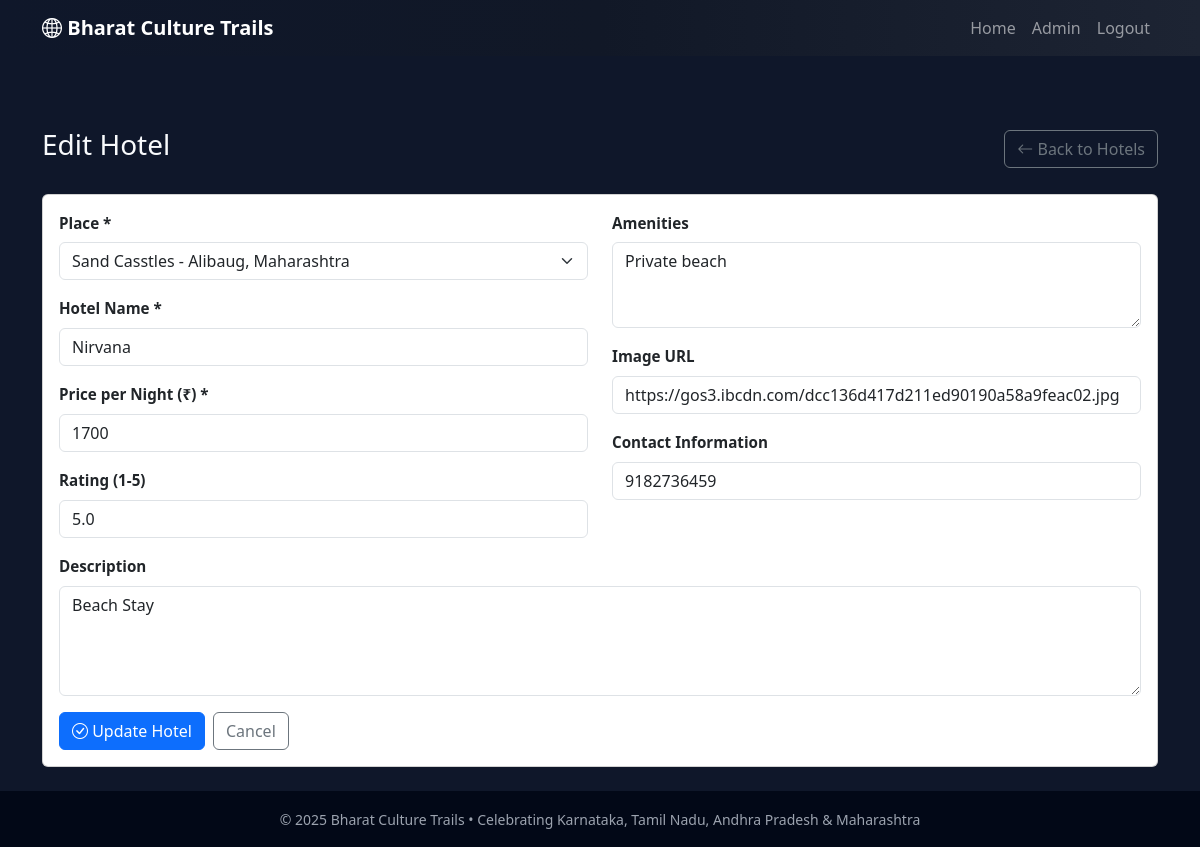
Screenshot of /admin/hotels/9/edit (signed in) with the database file from the repository.
### app.py (models this page shows)
class Hotel(db.Model):
    id = db.Column(db.Integer, primary_key=True)
    place_id = db.Column(db.Integer, db.ForeignKey('place.id'), nullable=False)
    place = db.relationship('Place', backref=db.backref('hotels', lazy=True))
    name = db.Column(db.String(120), nullable=False)
    description = db.Column(db.Text, nullable=True)
    price_per_night = db.Column(db.Float, nullable=False, default=0.0)
    rating = db.Column(db.Float, nullable=True)  # 1-5 stars
    amenities = db.Column(db.String(300), nullable=True)  # comma separated
    image_url = db.Column(db.String(300), nullable=True)
    contact_info = db.Column(db.String(200), nullable=True)
    created_at = db.Column(db.DateTime, default=datetime.utcnow)

class Place(db.Model):
    id = db.Column(db.Integer, primary_key=True)
    name = db.Column(db.String(120), nullable=False)
    state = db.Column(db.String(50), nullable=False)  # Karnataka, Tamil Nadu, etc.
    city = db.Column(db.String(80), nullable=True)
    short_intro = db.Column(db.String(200), nullable=False)
    description = db.Column(db.Text, nullable=False)
    culture_description = db.Column(db.Text, nullable=False)
    image_url = db.Column(db.String(300), nullable=True)
    video_url = db.Column(db.String(300), nullable=True)
    price_per_person = db.Column(db.Float, nullable=False, default=0.0)
    duration_days = db.Column(db.Integer, nullable=False, default=2)
    created_at = db.Column(db.DateTime, default=datetime.utcnow)

### app.py (the view, shortened to what this page needs)
@app.route('/admin/hotels/<int:hotel_id>/edit', methods=['GET', 'POST'])
@login_required
def admin_edit_hotel(hotel_id):
    hotel = Hotel.query.get_or_404(hotel_id)
    places = Place.query.all()
    return render_template('admin_edit_hotel.html', hotel=hotel, places=places)

### app.py (called while the page is built)
def login_required(f):
    from functools import wraps
    @wraps(f)
    def wrapper(*args, **kwargs):
        if not session.get('admin_logged_in'):
            return redirect(url_for('admin_login'))
        return f(*args, **kwargs)
    return wrapper

### templates/admin_edit_hotel.html (shortened to what this page needs)
{% extends "base.html" %}
{% block content %}
<div class="container py-4">
  <div class="d-flex justify-content-between align-items-center mb-4">
    <h3>Edit Hotel</h3>
    <a href="{{ url_for('admin_hotels') }}" class="btn btn-outline-secondary">
      <i class="bi bi-arrow-left"></i> Back to Hotels
    </a>
  </div>
  <div class="card">
    <div class="card-body">
      <form method="POST">
        <div class="row">
          <div class="col-md-6">
            <div class="mb-3">
              <label for="place_id" class="form-label">Place *</label>
              <select class="form-select" id="place_id" name="place_id" required>
                {% for place in places %}
                  <option value="{{ place.id }}" {% if hotel.place_id == place.id %}selected{% endif %}>
                    {{ place.name }}, {{ place.state }}
                  </option>
                {% endfor %}
              </select>
            </div>
            <div class="mb-3">
              <label for="name" class="form-label">Hotel Name *</label>
              <input type="text" class="form-control" id="name" name="name"
                     value="{{ hotel.name }}" required>
            </div>
            <div class="mb-3">
              <label for="price_per_night" class="form-label">Price per Night (₹) *</label>
              <input type="number" class="form-control" id="price_per_night" name="price_per_night"
                     value="{{ '%.0f'|format(hotel.price_per_night) }}" min="0" step="0.01" required>
            </div>
            <div class="mb-3">
              <label for="rating" class="form-label">Rating (1-5)</label>
              <input type="number" class="form-control" id="rating" name="rating"
                     value="{{ hotel.rating if hotel.rating }}" min="1" max="5" step="0.1"
                     placeholder="e.g., 4.5">
            </div>
          </div>
          <div class="col-md-6">
            <div class="mb-3">
              <label for="amenities" class="form-label">Amenities</label>
              <textarea class="form-control" id="amenities" name="amenities" rows="3"
                        placeholder="WiFi, Pool, AC, Restaurant...">{{ hotel.amenities or '' }}</textarea>
            </div>
            <div class="mb-3">
              <label for="image_url" class="form-label">Image URL</label>
              <input type="url" class="form-control" id="image_url" name="image_url"
                     value="{{ hotel.image_url or '' }}" placeholder="https://example.com/image.jpg">
            </div>
            <div class="mb-3">
              <label for="contact_info" class="form-label">Contact Information</label>
              <input type="text" class="form-control" id="contact_info" name="contact_info"
                     value="{{ hotel.contact_info or '' }}" placeholder="Phone, email, etc.">
            </div>
          </div>
        </div>
        <div class="mb-3">
          <label for="description" class="form-label">Description</label>
          <textarea class="form-control" id="description" name="description" rows="4"
                    placeholder="Hotel description...">{{ hotel.description or '' }}</textarea>
        </div>
        <div class="d-flex gap-2">
          <button type="submit" class="btn btn-primary">
            <i class="bi bi-check-circle"></i> Update Hotel
          </button>
          <a href="{{ url_for('admin_hotels') }}" class="btn btn-outline-secondary">Cancel</a>
        </div>
      </form>
    </div>
  </div>
</div>
{% endblock %}

### static/css/style.css (style rules this page uses)
body { font-family: system-ui, -apple-system, BlinkMacSystemFont, "Segoe UI", sans-serif; background: #0f172a; color: #f8fafc; }

### templates/base.html (style rules this page uses)
.form-label { color: #212529 !important; font-weight: 600; font-size: 0.95rem; }

### rows the page displays
Hotel: place_id "Sand Casstles - Alibaug, Maharashtra", name "Nirvana", price_per_night "1700", rating "5.0", amenities "Private beach", image_url "https://gos3.ibcdn.com/dcc136d417d211ed90190a58a9feac02.jpg", contact_info "9182736459", description "Beach Stay"
